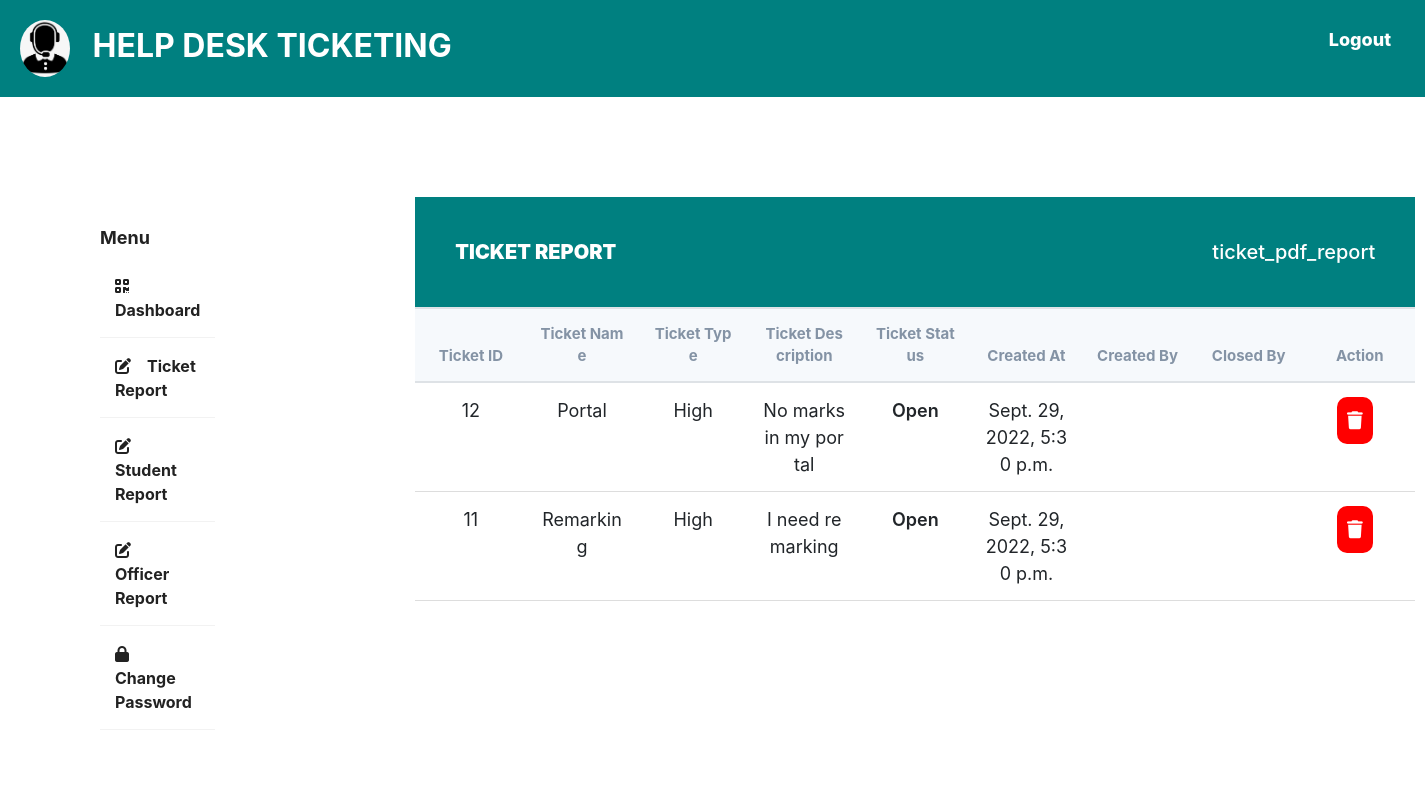
/helpdesk/ticket-report/, run on an earlier commit of the app's database.
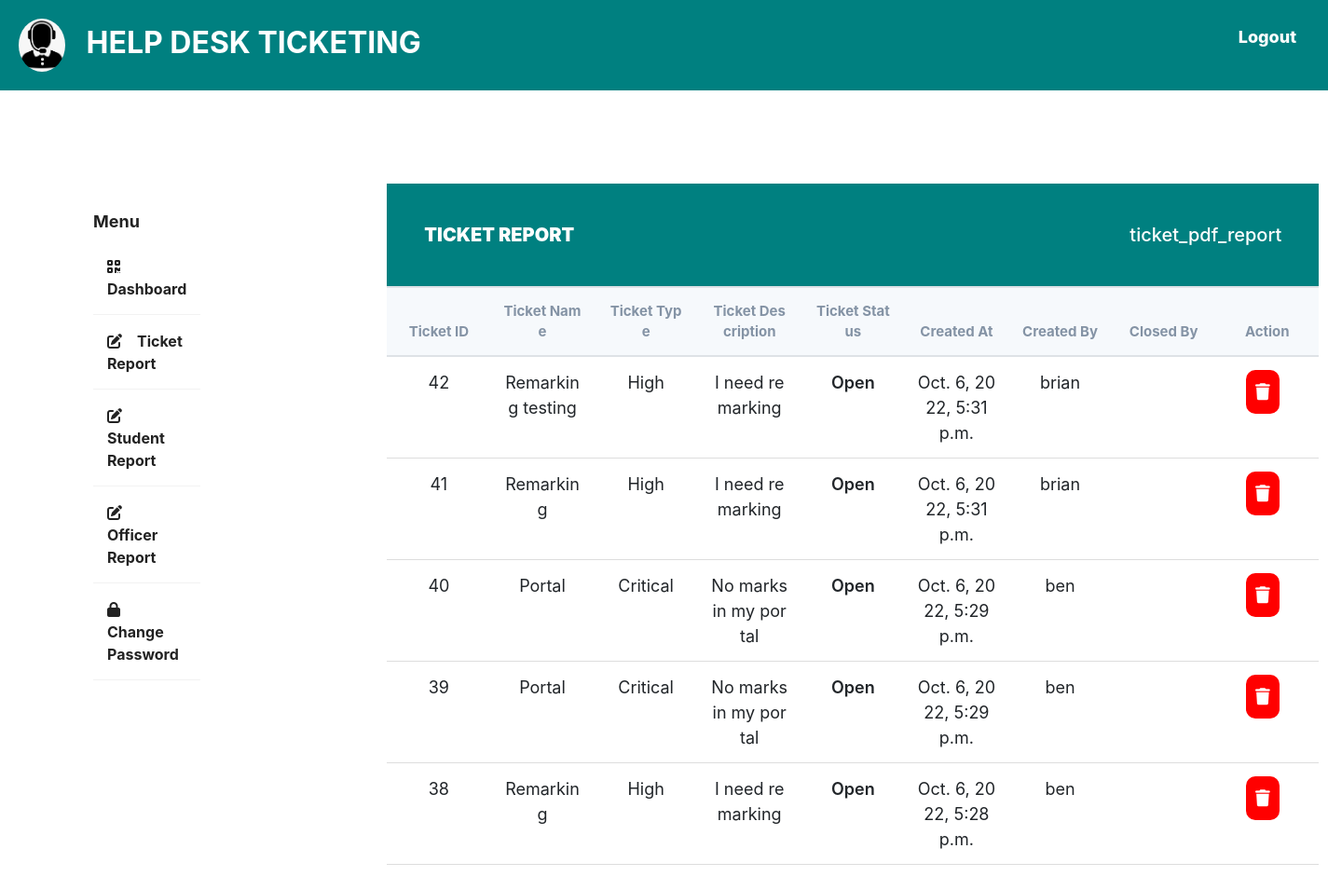
And on a later commit of the database.
### base/models.py (models this page shows, shortened)
class Ticket(models.Model):
    ticket_id = models.AutoField(primary_key=True)
    created_by = models.ForeignKey(
        StudentProfile, on_delete=models.CASCADE, null=True, related_name='created_by')
    closed_by = models.ForeignKey(
        OfficerProfile, on_delete=models.CASCADE, null=True)
    ticket_name = models.CharField(max_length=200, blank=True)
    ticket_type = models.CharField(max_length=200, blank=True)
    ticket_description = models.TextField(max_length=200, blank=True)
    StatusChoices = [
        ('InProgress', 'InProgress'),
        ('Open', 'Open'),
        ('Closed', 'Closed'),
        ('Deferred', 'Deferred'),
    ]
    ticket_status = models.CharField(max_length=200, choices=StatusChoices,
                                     default='Open', blank=True)
    reg_no = models.CharField(max_length=200, blank=False, null=True)
    created_at = models.DateTimeField(default=datetime.now, blank=True)
    updated_at = models.DateTimeField(default=datetime.now, blank=True)
    class Meta:
        ordering = ['-created_at']

class StudentProfile(models.Model):
    user = models.OneToOneField(
        Users, on_delete=models.CASCADE, related_name='student_set')
    student_id = models.AutoField(primary_key=True)

class Users(AbstractUser):
    class Role(models.TextChoices):
        ADMIN = "ADMIN", "Admin"
        STUDENT = "STUDENT", "Student"
        OFFICER = "OFFICER", "Officer"
    role = models.CharField(
        max_length=50, choices=Role.choices, default='STUDENT')
    tracker = FieldTracker()

### base/views.py (the view)
# urls.py: path('ticket-report/', views.Admin_Ticket_Report.as_view(), name='ticket-report'),
class Admin_Ticket_Report(ListView):
    model = Ticket
    template_name = 'administrator/ticket_report.html'

### templates/administrator/ticket_report.html
{% extends 'portal.html'%}
{% load static %}
{% block content %}
<div class="wrapper">
    <div class="sidebar">
        <h4>Menu</h4>
        <ul>
            <li><a href="{% url 'admin-dashboard' %}"><i class="fa-solid fa-qrcode"></i>Dashboard</a></li>
            <li><a href="{% url 'ticket-report' %}"><i class="fa-solid fa-pen-to-square"></i>Ticket Report</a></li>
            <li><a href="{% url 'student-report' %}"><i class="fa-solid fa-pen-to-square"></i>Student Report</a></li>
            <li><a href="{% url 'officers-list' %}"><i class="fa-solid fa-pen-to-square"></i>Officer Report</a></li>
            <li><a href="{% url 'admin-change-password' %}"><i class="fa-solid fa-lock"></i>Change Password</a></li>
        </ul>
    </div>
    <div class="main_content">
        <div class="header">TICKET REPORT
            <a style="float: right; text-align: center; text-decoration: none; color: #ffff; font-weight: 500;"href="{% url 'ticket-pdf'%}">ticket_pdf_report</a>
        </div>
        <div class="table">
            <div class="table_section">
                <table>
                    <thead>
                        <tr>
                            <th>Ticket ID</th>
                            <th>Ticket Name</th>
                            <th>Ticket Type</th>
                            <th>Ticket Description</th>
                            <th>Ticket Status</th>
                            <th>Created At</th>
                            <th>Created By</th>
                            <th>Closed By</th>
                            <th>Action</th>
                        </tr>
                    </thead>
                    <tbody>
                        {% for ticket in object_list %}
                        <tr>
                            <td>{{ ticket.ticket_id }}</td>
                            <td>{{ ticket.ticket_name }}</td>
                            <td>{{ ticket.ticket_type }}</td>
                            <td>{{ ticket.ticket_description }}</td>
                            <td style="font-weight: 600;">{{ ticket.ticket_status }}</td>
                            <td>{{ ticket.created_at}}</td>
                            <td>{{ ticket.created_by.user.username }}</td>
                            <td>{{ ticket.closed_by.user.username }}</td>
                            <td>
                                <a href="{% url 'adminticketdeleteview' ticket.ticket_id%}"><button style="background-color: red;"><i class="fa-solid fa-trash"></i></button></a>
                            </td>
                        </tr>
                        {% endfor %}
                    </tbody>
                </table>
            </div>
        </div>
    </div>
    {% endblock content %}

What changed in the data, as far as the page shows it:
removed Ticket: ticket_id "12", ticket_name "Portal", ticket_type "High", ticket_description "No marks in my portal", ticket_status "Open", created_at "Sept. 29, 2022, 5:30 p.m."
removed Ticket: ticket_id "11", ticket_name "Remarking", ticket_type "High", ticket_description "I need remarking", ticket_status "Open", created_at "Sept. 29, 2022, 5:30 p.m."
added Ticket: ticket_id "42", ticket_name "Remarking testing", ticket_type "High", ticket_description "I need remarking", ticket_status "Open", created_at "Oct. 6, 2022, 5:31 p.m.", created_by.user.username "brian"
added Ticket: ticket_id "41", ticket_name "Remarking", ticket_type "High", ticket_description "I need remarking", ticket_status "Open", created_at "Oct. 6, 2022, 5:31 p.m.", created_by.user.username "brian"
added Ticket: ticket_id "40", ticket_name "Portal", ticket_type "Critical", ticket_description "No marks in my portal", ticket_status "Open", created_at "Oct. 6, 2022, 5:29 p.m.", created_by.user.username "ben"
added Ticket: ticket_id "39", ticket_name "Portal", ticket_type "Critical", ticket_description "No marks in my portal", ticket_status "Open", created_at "Oct. 6, 2022, 5:29 p.m.", created_by.user.username "ben"
added Ticket: ticket_id "38", ticket_name "Remarking", ticket_type "High", ticket_description "I need remarking", ticket_status "Open", created_at "Oct. 6, 2022, 5:28 p.m.", created_by.user.username "ben"
